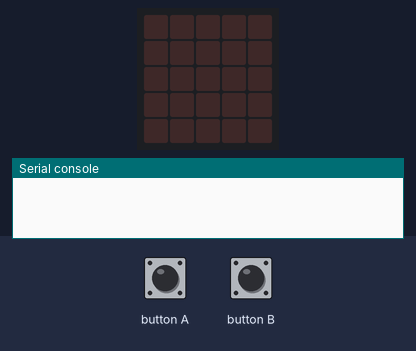
The program below on a simulated BBC micro:bit running MicroPython. Parts: the board's 5×5 LED display, the last lines printed to the serial console. The test bench sets the inputs (shaded band). No radio messages arrive unless stated (any console line starting 'radio sent:' is added by the test bench).

Above: at 1.2 s.
1.3 s: button A pressed for 0.15 s
At 1.6 s:
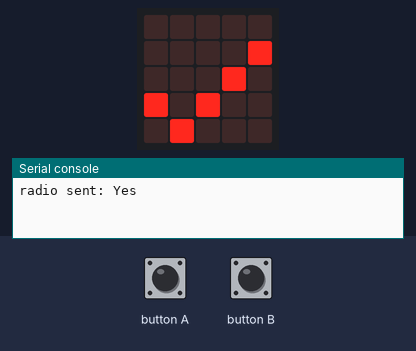
2.9 s: button B pressed for 0.15 s
At 4.0 s:
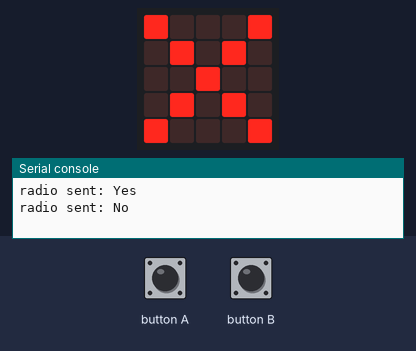
4.5 s: button A pressed for 1 s
At 5.2 s:
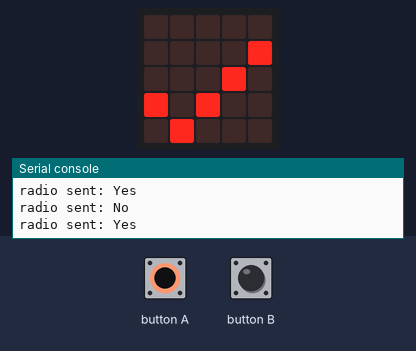
7.0 s: button B pressed for 1 s
At 8.3 s:
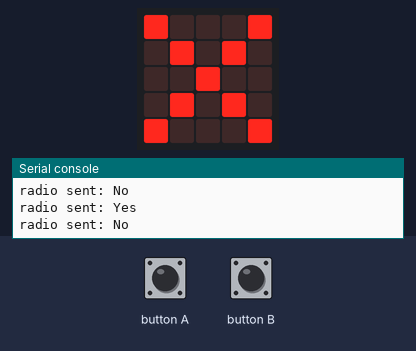
Timing chart, 0 to 10.0 s (numbered marks = the images above; inputs shaded):
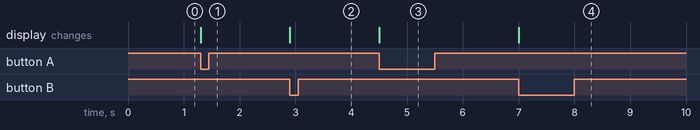

The program:

Ch13_10_vote_send.py
```python
from microbit import *
import radio
radio.on()
my_vote = "Vote"
while True:
    if button_a.was_pressed():
        my_vote = "Yes"
        display.show(Image.YES)
        radio.send(my_vote)
    elif button_b.was_pressed():
        my_vote = "No"
        display.show(Image.NO)
        radio.send(my_vote)
```

Measured:
- after the input at 1.3 s, the display: changes at once (image 1)
- after the input at 2.9 s, the display: changes at once (image 2)
- after the input at 4.5 s, the display: changes at once (image 3)
- after the input at 7.0 s, the display: changes at once (image 4)
